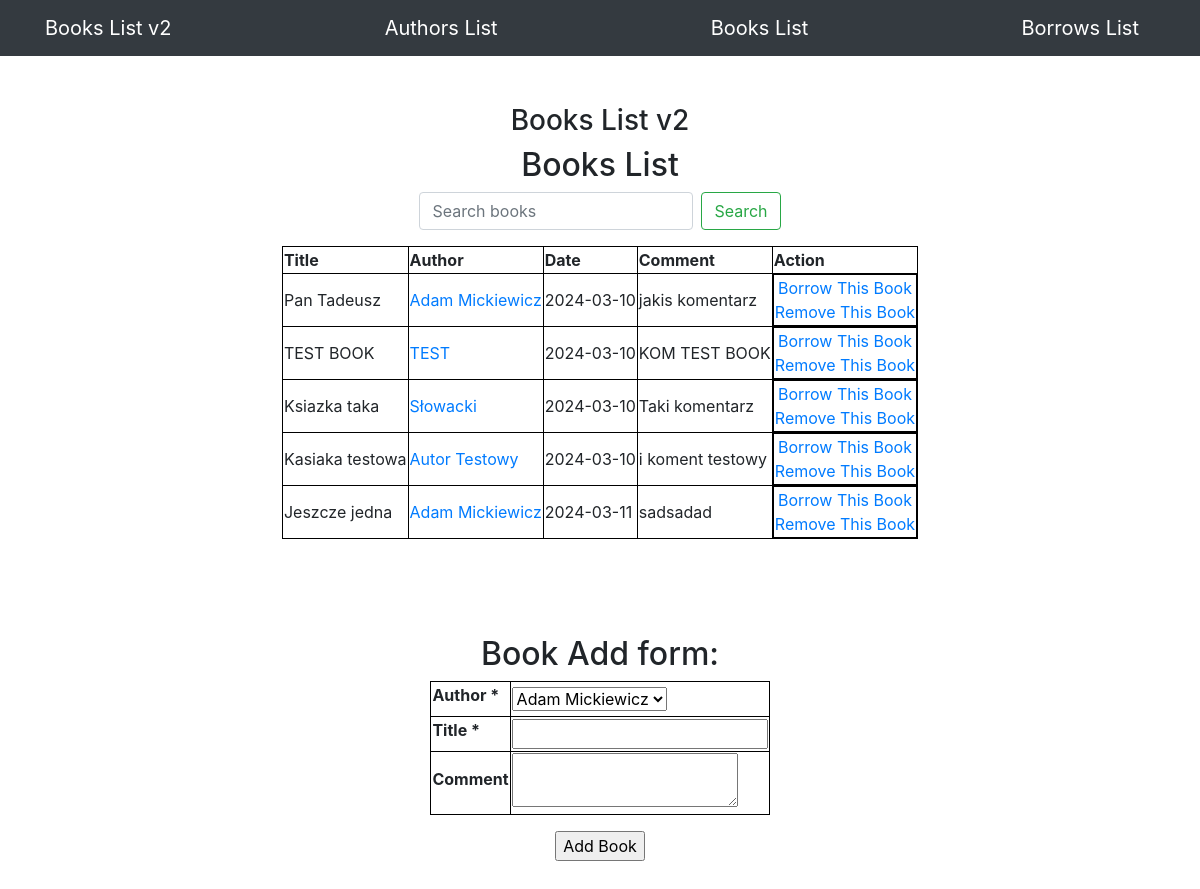
/books/, run on an earlier commit of the app's database.
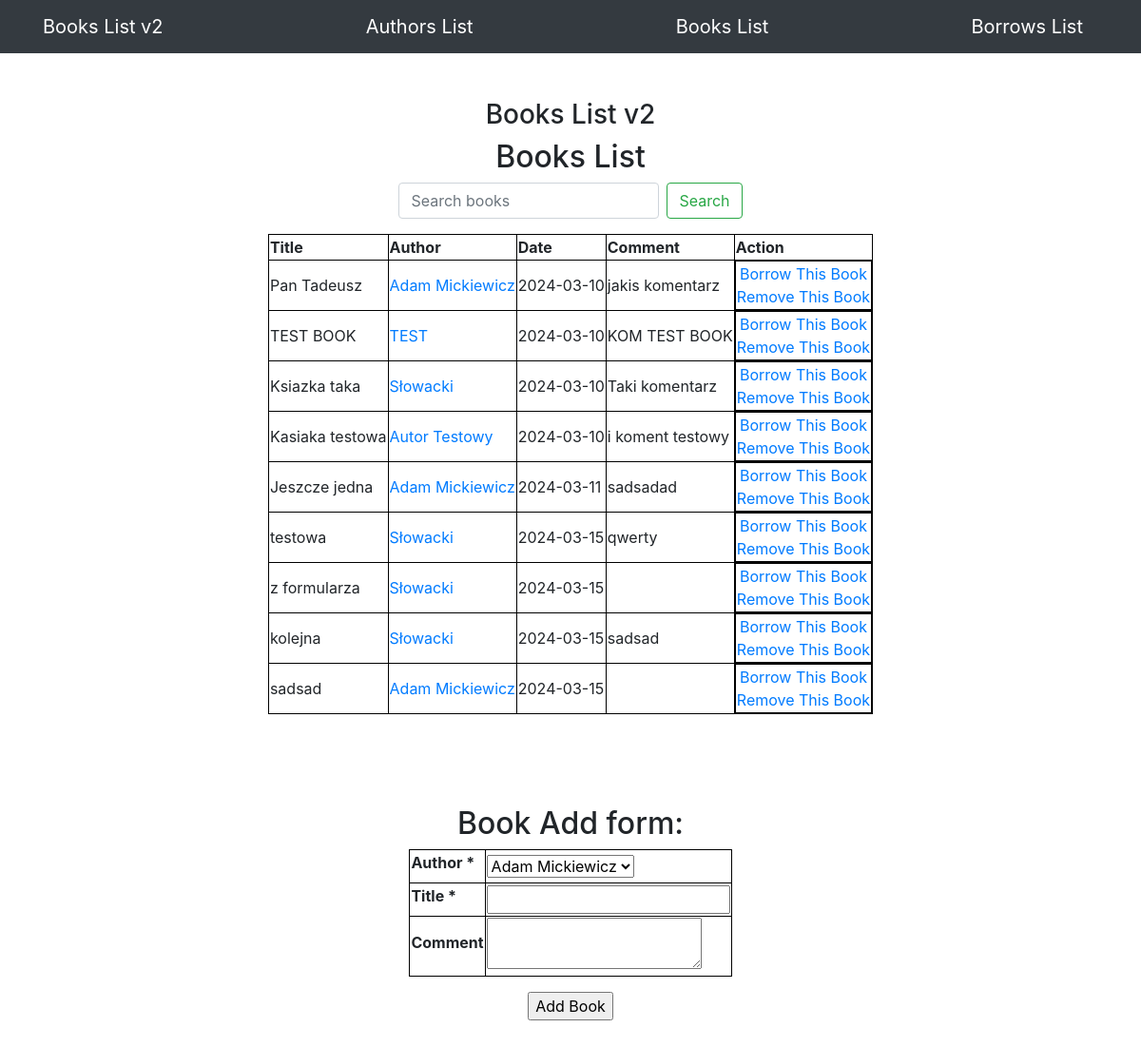
And on a later commit of the database.
### app/models.py (models this page shows, shortened)
class Book(db.Model):
    id = db.Column(db.Integer, primary_key=True)
    title = db.Column(db.String(100), index=True)
    date = db.Column(db.String(100), index=True, default=datetime.today().strftime('%Y-%m-%d'))
    comment = db.Column(db.String(100), index=True)
    author_id = db.Column(db.Integer, db.ForeignKey('author.id'))
    borrows = db.relationship("Borrow", back_populates="book")

class Author(db.Model):
    id = db.Column(db.Integer, primary_key=True)
    name = db.Column(db.String(100), index=True, unique=True)
    comment = db.Column(db.String(100), index=True)
    books = db.relationship("Book", backref="author")

### app/routes.py (the view)
@app.route('/books/', methods=["GET"])
def books_view():
    authors = Author.query.all()
    form = AuthorAndBookForm(authors, extra_validators=[length_validator])
    author_name = request.args.get('author')
    search_query = request.args.get('search')
    author = None
    if author_name:
        author = Author.query.filter_by(name=author_name).first()
        if author:
            books = Book.query.filter_by(author_id=author.id).all()
        else:
            books = []
    elif search_query:
        books = Book.query.filter(Book.title.ilike(f"%{search_query}%")).all()
    else:
        books = Book.query.all()
    return render_template("books.html",
                           author=author,
                           form=form,
                           search=search_query,
                           books=books)

### app/forms.py (shortened to what this page needs)
class AuthorAndBookForm(FlaskForm):
    author = SelectField('Author', validators=[DataRequired()])
    customauthor = StringField('Custom Author', validators=[Optional()])
    title = StringField('Title', validators=[DataRequired()])
    comment = TextAreaField('Comment')
    def __init__(self, authors, extra_validators=None, *args, **kwargs):
        extra_validators = kwargs.pop('extra_validators', None)
        super(AuthorAndBookForm, self).__init__(*args, **kwargs)
        choices =  [author.name for author in authors] + ['custom']
        self.author.choices = choices
        self.authors_names = [author.name for author in authors]
        self.extra_validators = extra_validators

### app/templates/books.html (shortened to what this page needs)
{% extends "base.html" %}
{% block content %}
<div class="d-flex flex-column justify-content-center align-items-center">
    <div class="col-lg-12 text-center d-flex flex-column justify-content-center align-items-center">
        <h3 class="mt-5">Books List v2</h3>
        <h2>Books List</h2>
        <form class="form-inline mb-3" action="/books/" method="GET">
            <input class="form-control mr-sm-2" type="text" value="{% if search_query %}{{ search_query }}{% endif %}" placeholder="Search books" aria-label="Search books" name="search">
            <button class="btn btn-outline-success" type="submit">Search</button>
        </form>
    </div>
    {% if books %}
    <table class="mb-5">
        <thead>
        <th>Title</th>
        <th>Author</th>
        <th>Date</th>
        <th>Comment</th>
        <th>Action</th>
        </thead>
        {% for book in books %}
        <tr>
            <td>{{ book.title }}</a></td>
            <td><a href="/books/?author={{ book.author.name }}">{{ book.author.name }}</a></td>
            <td>{{ book.date }}</td>
            <td>{{ book.comment }}</td>
            <td class="d-flex flex-column justify-content-center align-items-center">
                <a href="/addborrow/{{ loop.index }}">Borrow This Book</a>
                <a href="/removebook/{{ book.id }}">Remove This Book</a>
            </td>
        </tr>
        {% endfor %}
    {% else %}
        <h3>Nothing was found.</h3>
    {% endif %}
    </table>
    <div class="d-flex flex-column justify-content-center align-items-center">
        <h2 class="mt-5">Book Add form:</h2>
        <form class="d-flex flex-column justify-content-center align-items-center mb-5" method="POST" action="/addbook/">
            <table class="mb-3">
                {% for field in form if field.widget.input_type != 'hidden' %}
                    <tr class={{ field.id }}>
                        <th>{{ field.label }} {% if field.flags.required %}*{% endif %}</th>
                        <td>{{ field(id=field.id) }}</td>
                    </tr>
                {% endfor %}
            </table>
            <input type="submit" value="Add Book">
        </form>
    </div>
</div>
{% endblock %}

### app/templates/base.html (shortened to what this page needs)
<!DOCTYPE html>
<html lang="en">
    <head>
        <link rel="stylesheet" href="https://cdn.jsdelivr.net/npm/bootstrap@4.4.1/dist/css/bootstrap.min.css">
    </head>
    <body>
        <nav class="navbar navbar-expand-lg navbar-dark bg-dark">
            <div class="container">
                <a class="navbar-brand" href="/">Books List v2</a>
                <a class="navbar-brand" href="/authors/">Authors List</a>
                <a class="navbar-brand" href="/books/">Books List</a>
                <a class="navbar-brand" href="/borrows/">Borrows List</a>
            </div>
        </nav>
        <div class="container d-flex flex-column justify-content-center align-items-center">
            {% block content %}
            {% endblock %}
        </div>
    </body>
</html>

### app/templates/base.html (style rules this page uses)
table, th, tr, td { border: 1px solid black; }

What changed in the data, as far as the page shows it:
added Book: title "testowa", author.name "Słowacki", date "2024-03-15", comment "qwerty"
added Book: title "z formularza", author.name "Słowacki", date "2024-03-15"
added Book: title "kolejna", author.name "Słowacki", date "2024-03-15", comment "sadsad"
added Book: title "sadsad", author.name "Adam Mickiewicz", date "2024-03-15"
